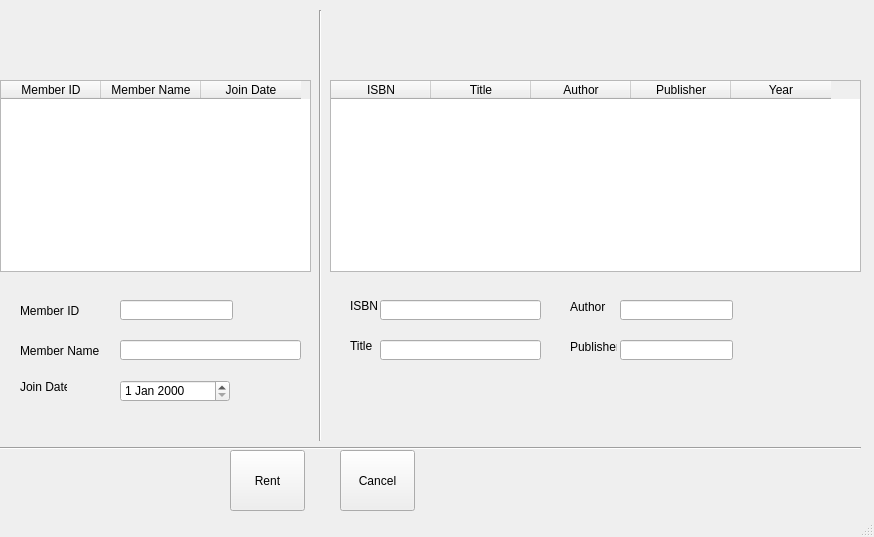
<?xml version="1.0" encoding="UTF-8"?>
<ui version="4.0">
 <class>MainWindow</class>
 <widget class="QMainWindow" name="MainWindow">
  <property name="geometry">
   <rect>
    <x>0</x>
    <y>0</y>
    <width>874</width>
    <height>537</height>
   </rect>
  </property>
  <property name="windowTitle">
   <string>MainWindow</string>
  </property>
  <widget class="QWidget" name="centralwidget">
   <widget class="QTableWidget" name="tabelMember">
    <property name="geometry">
     <rect>
      <x>0</x>
      <y>80</y>
      <width>311</width>
      <height>192</height>
     </rect>
    </property>
    <property name="editTriggers">
     <set>QAbstractItemView::NoEditTriggers</set>
    </property>
    <property name="selectionMode">
     <enum>QAbstractItemView::SingleSelection</enum>
    </property>
    <property name="selectionBehavior">
     <enum>QAbstractItemView::SelectRows</enum>
    </property>
    <column>
     <property name="text">
      <string>Member ID</string>
     </property>
    </column>
    <column>
     <property name="text">
      <string>Member Name</string>
     </property>
    </column>
    <column>
     <property name="text">
      <string>Join Date</string>
     </property>
    </column>
   </widget>
   <widget class="QTableWidget" name="tabelBuku">
    <property name="geometry">
     <rect>
      <x>330</x>
      <y>80</y>
      <width>531</width>
      <height>192</height>
     </rect>
    </property>
    <property name="editTriggers">
     <set>QAbstractItemView::NoEditTriggers</set>
    </property>
    <property name="selectionMode">
     <enum>QAbstractItemView::SingleSelection</enum>
    </property>
    <property name="selectionBehavior">
     <enum>QAbstractItemView::SelectRows</enum>
    </property>
    <column>
     <property name="text">
      <string>ISBN</string>
     </property>
    </column>
    <column>
     <property name="text">
      <string>Title</string>
     </property>
    </column>
    <column>
     <property name="text">
      <string>Author</string>
     </property>
    </column>
    <column>
     <property name="text">
      <string>Publisher</string>
     </property>
    </column>
    <column>
     <property name="text">
      <string>Year</string>
     </property>
    </column>
   </widget>
   <widget class="QLabel" name="label">
    <property name="geometry">
     <rect>
      <x>20</x>
      <y>330</y>
      <width>91</width>
      <height>41</height>
     </rect>
    </property>
    <property name="text">
     <string>Member Name</string>
    </property>
   </widget>
   <widget class="QLabel" name="label_2">
    <property name="geometry">
     <rect>
      <x>350</x>
      <y>290</y>
      <width>71</width>
      <height>31</height>
     </rect>
    </property>
    <property name="text">
     <string>ISBN</string>
    </property>
   </widget>
   <widget class="QLineEdit" name="editNama">
    <property name="geometry">
     <rect>
      <x>120</x>
      <y>340</y>
      <width>181</width>
      <height>20</height>
     </rect>
    </property>
   </widget>
   <widget class="QLineEdit" name="editISBN">
    <property name="geometry">
     <rect>
      <x>380</x>
      <y>300</y>
      <width>161</width>
      <height>20</height>
     </rect>
    </property>
   </widget>
   <widget class="QPushButton" name="pushButton">
    <property name="geometry">
     <rect>
      <x>340</x>
      <y>450</y>
      <width>75</width>
      <height>61</height>
     </rect>
    </property>
    <property name="text">
     <string>Cancel</string>
    </property>
   </widget>
   <widget class="Line" name="line">
    <property name="geometry">
     <rect>
      <x>0</x>
      <y>440</y>
      <width>861</width>
      <height>16</height>
     </rect>
    </property>
    <property name="orientation">
     <enum>Qt::Horizontal</enum>
    </property>
   </widget>
   <widget class="Line" name="line_2">
    <property name="geometry">
     <rect>
      <x>310</x>
      <y>10</y>
      <width>20</width>
      <height>431</height>
     </rect>
    </property>
    <property name="orientation">
     <enum>Qt::Vertical</enum>
    </property>
   </widget>
   <widget class="QLineEdit" name="editID">
    <property name="geometry">
     <rect>
      <x>120</x>
      <y>300</y>
      <width>113</width>
      <height>20</height>
     </rect>
    </property>
   </widget>
   <widget class="QLabel" name="label_3">
    <property name="geometry">
     <rect>
      <x>20</x>
      <y>290</y>
      <width>91</width>
      <height>41</height>
     </rect>
    </property>
    <property name="text">
     <string>Member ID</string>
    </property>
   </widget>
   <widget class="QLineEdit" name="editJudul">
    <property name="geometry">
     <rect>
      <x>380</x>
      <y>340</y>
      <width>161</width>
      <height>20</height>
     </rect>
    </property>
    <property name="text">
     <string/>
    </property>
   </widget>
   <widget class="QLabel" name="label_4">
    <property name="geometry">
     <rect>
      <x>350</x>
      <y>330</y>
      <width>71</width>
      <height>31</height>
     </rect>
    </property>
    <property name="text">
     <string>Title</string>
    </property>
   </widget>
   <widget class="QLabel" name="label_5">
    <property name="geometry">
     <rect>
      <x>570</x>
      <y>300</y>
      <width>47</width>
      <height>13</height>
     </rect>
    </property>
    <property name="text">
     <string>Author</string>
    </property>
   </widget>
   <widget class="QLineEdit" name="editPengarang">
    <property name="geometry">
     <rect>
      <x>620</x>
      <y>300</y>
      <width>113</width>
      <height>20</height>
     </rect>
    </property>
   </widget>
   <widget class="QLabel" name="label_6">
    <property name="geometry">
     <rect>
      <x>570</x>
      <y>340</y>
      <width>47</width>
      <height>13</height>
     </rect>
    </property>
    <property name="text">
     <string>Publisher</string>
    </property>
   </widget>
   <widget class="QLineEdit" name="editPenerbit">
    <property name="geometry">
     <rect>
      <x>620</x>
      <y>340</y>
      <width>113</width>
      <height>20</height>
     </rect>
    </property>
   </widget>
   <widget class="QPushButton" name="btnPinjam">
    <property name="geometry">
     <rect>
      <x>230</x>
      <y>450</y>
      <width>75</width>
      <height>61</height>
     </rect>
    </property>
    <property name="text">
     <string>Rent</string>
    </property>
   </widget>
   <widget class="QLabel" name="label_7">
    <property name="geometry">
     <rect>
      <x>20</x>
      <y>380</y>
      <width>47</width>
      <height>13</height>
     </rect>
    </property>
    <property name="text">
     <string>Join Date</string>
    </property>
   </widget>
   <widget class="QDateEdit" name="editTanggalJoin">
    <property name="geometry">
     <rect>
      <x>120</x>
      <y>380</y>
      <width>110</width>
      <height>22</height>
     </rect>
    </property>
   </widget>
  </widget>
  <widget class="QStatusBar" name="statusbar"/>
 </widget>
 <resources/>
 <connections/>
</ui>
